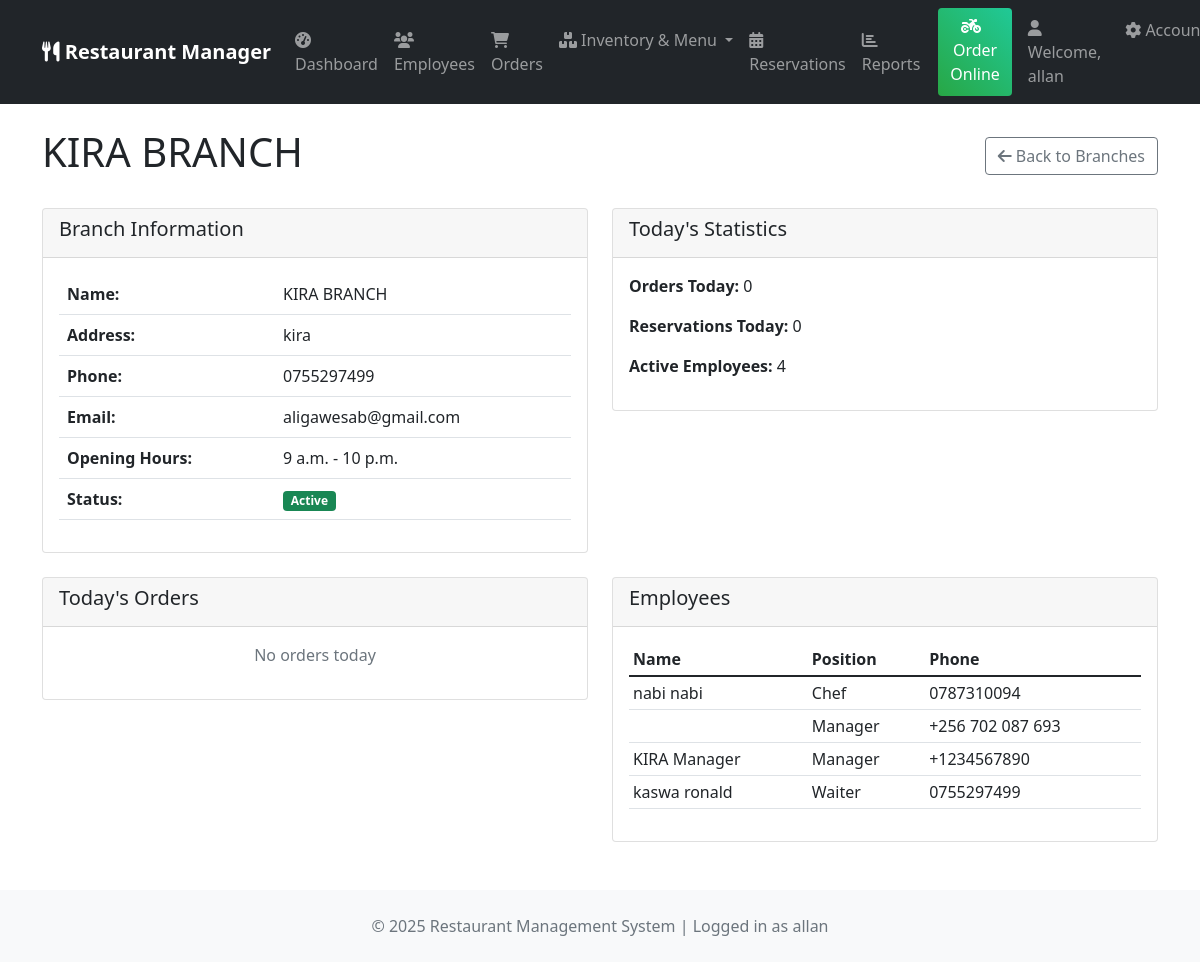
The page /branches/3/ (signed in) on the database its author committed.
### core/models.py (models this page shows, shortened)
class Branch(models.Model):
    name = models.CharField(max_length=200)
    address = models.TextField()
    phone = models.CharField(max_length=20)
    email = models.EmailField()
    opening_time = models.TimeField()
    closing_time = models.TimeField()
    is_active = models.BooleanField(default=True)
    manager = models.ForeignKey('Employee', on_delete=models.SET_NULL, null=True, blank=True, related_name='managed_branches')

class Employee(models.Model):
    EMPLOYEE_TYPES = [
        ('manager', 'Manager'),
        ('chef', 'Chef'),
        ('waiter', 'Waiter'),
        ('cashier', 'Cashier'),
        ('cleaner', 'Cleaner'),
    ]
    user = models.OneToOneField(User, on_delete=models.CASCADE)
    employee_id = models.CharField(max_length=20, unique=True)
    employee_type = models.CharField(max_length=20, choices=EMPLOYEE_TYPES)
    phone = models.CharField(max_length=20)
    address = models.TextField()
    hire_date = models.DateField(auto_now_add=True)
    salary = models.DecimalField(max_digits=10, decimal_places=2)
    is_active = models.BooleanField(default=True)
    branch = models.ForeignKey(Branch, on_delete=models.CASCADE, null=True, blank=True)
    class Meta:
        ordering = ['branch', 'employee_type', 'user__first_name']
    def get_employee_type_display(self):
        return dict(self.EMPLOYEE_TYPES).get(self.employee_type, self.employee_type)

### core/views.py (the view)
# urls.py: path('branches/<int:pk>/', views.branch_detail, name='branch_detail'),
@login_required
def branch_detail(request, pk):
    branch = get_object_or_404(Branch, pk=pk)
    if hasattr(request.user, 'employee') and request.user.employee.branch != branch and not request.user.is_superuser:
        messages.error(request, "You don't have access to this branch")
        return redirect('core:dashboard')
    today = timezone.now().date()
    today_orders = Order.objects.filter(
        branch=branch,
        created_at__date=today
    )
    today_reservations = Reservation.objects.filter(
        branch=branch,
        reservation_date=today
    )
    employees = branch.employee_set.filter(is_active=True)
    today_revenue = today_orders.aggregate(total=Sum('total_amount'))['total'] or 0
    week_ago = today - timedelta(days=7)
    weekly_orders = Order.objects.filter(
        branch=branch,
        created_at__date__gte=week_ago
    )
    weekly_revenue = weekly_orders.aggregate(total=Sum('total_amount'))['total'] or 0
    popular_items = OrderItem.objects.filter(
        order__branch=branch,
        order__created_at__date__gte=week_ago
    ).values(
        'menu_item__name'
    ).annotate(
        total_sold=Sum('quantity')
    ).order_by('-total_sold')[:5]
    return render(request, 'core/branch_detail.html', {
        'branch': branch,
        'today_orders': today_orders,
        'today_reservations': today_reservations,
        'employees': employees,
        'today_revenue': today_revenue,
        'weekly_revenue': weekly_revenue,
        'popular_items': popular_items,
    })

### core/context_processors.py (called while the page is built)
def restaurant_info(request):
    try:
        restaurant = Restaurant.objects.first()
    except:
        restaurant = None
    return {
        'restaurant': restaurant
    }

### templates/core/branch_detail.html (shortened to what this page needs)
{% extends 'base.html' %}
{% block content %}
<div class="d-flex justify-content-between align-items-center mb-4">
    <h1>{{ branch.name }}</h1>
    <a href="{% url 'core:branch_list' %}" class="btn btn-outline-secondary">
        <i class="fas fa-arrow-left"></i> Back to Branches
    </a>
</div>
<div class="row">
    <div class="col-md-6">
        <div class="card">
            <div class="card-header">
                <h5>Branch Information</h5>
            </div>
            <div class="card-body">
                <table class="table">
                    <tr>
                        <th>Name:</th>
                        <td>{{ branch.name }}</td>
                    </tr>
                    <tr>
                        <th>Address:</th>
                        <td>{{ branch.address }}</td>
                    </tr>
                    <tr>
                        <th>Phone:</th>
                        <td>{{ branch.phone }}</td>
                    </tr>
                    <tr>
                        <th>Email:</th>
                        <td>{{ branch.email }}</td>
                    </tr>
                    <tr>
                        <th>Opening Hours:</th>
                        <td>{{ branch.opening_time }} - {{ branch.closing_time }}</td>
                    </tr>
                    <tr>
                        <th>Status:</th>
                        <td>
                            {% if branch.is_active %}
                                <span class="badge bg-success">Active</span>
                            {% else %}
                                <span class="badge bg-danger">Inactive</span>
                            {% endif %}
                        </td>
                    </tr>
                </table>
            </div>
        </div>
    </div>
    <div class="col-md-6">
        <div class="card">
            <div class="card-header">
                <h5>Today's Statistics</h5>
            </div>
            <div class="card-body">
                <p><strong>Orders Today:</strong> {{ today_orders.count }}</p>
                <p><strong>Reservations Today:</strong> {{ today_reservations.count }}</p>
                <p><strong>Active Employees:</strong> {{ employees.count }}</p>
            </div>
        </div>
    </div>
</div>
<div class="row mt-4">
    <div class="col-md-6">
        <div class="card">
            <div class="card-header">
                <h5>Today's Orders</h5>
            </div>
            <div class="card-body">
                {% if today_orders %}
                <div class="table-responsive">
                    <table class="table table-sm">
                        <thead>
                            <tr>
                                <th>Order #</th>
                                <th>Customer</th>
                                <th>Status</th>
                                <th>Amount</th>
                            </tr>
                        </thead>
                        <tbody>
                            {% for order in today_orders %}
                            <tr>
                                <td>{{ order.order_number }}</td>
                                <td>{{ order.customer.name }}</td>
                                <td>
                                    <span class="badge bg-{% if order.status == 'pending' %}warning{% elif order.status == 'confirmed' %}info{% elif order.status == 'served' %}success{% else %}secondary{% endif %}">
                                        {{ order.get_status_display }}
                                    </span>
                                </td>
                                <td>₹{{ order.total_amount }}</td>
                            </tr>
                            {% endfor %}
                        </tbody>
                    </table>
                </div>
                {% else %}
                <p class="text-muted text-center">No orders today</p>
                {% endif %}
            </div>
        </div>
    </div>
    <div class="col-md-6">
        <div class="card">
            <div class="card-header">
                <h5>Employees</h5>
            </div>
            <div class="card-body">
                {% if employees %}
                <div class="table-responsive">
                    <table class="table table-sm">
                        <thead>
                            <tr>
                                <th>Name</th>
                                <th>Position</th>
                                <th>Phone</th>
                            </tr>
                        </thead>
                        <tbody>
                            {% for employee in employees %}
                            <tr>
                                <td>{{ employee.user.get_full_name }}</td>
                                <td>{{ employee.get_employee_type_display }}</td>
                                <td>{{ employee.phone }}</td>
                            </tr>
                            {% endfor %}
                        </tbody>
                    </table>
                </div>
                {% else %}
                <p class="text-muted text-center">No employees assigned</p>
                {% endif %}
            </div>
        </div>
    </div>
</div>
{% endblock %}

### templates/base.html (shortened to what this page needs)
<!DOCTYPE html>
<html lang="en">
<head>
    <link href="https://cdn.jsdelivr.net/npm/bootstrap@5.1.3/dist/css/bootstrap.min.css" rel="stylesheet">
    <link href="https://cdnjs.cloudflare.com/ajax/libs/font-awesome/6.0.0/css/all.min.css" rel="stylesheet">
</head>
<body>
    <nav class="navbar navbar-expand-lg navbar-dark bg-dark">
        <div class="container">
            <a class="navbar-brand" href="{% url 'core:dashboard' %}">
                <i class="fas fa-utensils"></i>
                {% if restaurant %}
                    {{ restaurant.name }} Manager
                {% else %}
                    Restaurant Manager
                {% endif %}
            </a>
            <div class="collapse navbar-collapse" id="navbarNav">
                <ul class="navbar-nav me-auto">
                    {% if user.is_authenticated %}
                    <li class="nav-item">
                        <a class="nav-link" href="{% url 'core:dashboard' %}">
                            <i class="fas fa-tachometer-alt"></i> Dashboard
                        </a>
                    </li>
                    <li class="nav-item">
                        <a class="nav-link" href="{% url 'core:employee_list' %}">
                            <i class="fas fa-users"></i> Employees
                        </a>
                    </li>
                    <li class="nav-item">
                        <a class="nav-link" href="{% url 'orders:order_list' %}">
                            <i class="fas fa-shopping-cart"></i> Orders
                        </a>
                    </li>
                    <li class="nav-item dropdown">
                        <a class="nav-link dropdown-toggle" href="#" role="button" data-bs-toggle="dropdown">
                            <i class="fas fa-boxes"></i> Inventory & Menu
                        </a>
                    </li>
                    <li class="nav-item">
                        <a class="nav-link" href="{% url 'reservations:reservation_dashboard' %}">
                            <i class="fas fa-calendar-alt"></i> Reservations
                        </a>
                    </li>
                    <li class="nav-item">
                        <a class="nav-link" href="{% url 'reports:reports_dashboard' %}">
                            <i class="fas fa-chart-bar"></i> Reports
                        </a>
                    </li>
                    {% endif %}
                </ul>
                <div class="navbar-nav">
                    <a class="btn btn-success online-order-btn me-3" href="{% url 'orders:online_order' %}">
                        <i class="fas fa-motorcycle me-2"></i>Order Online
                    </a>
                    {% if user.is_authenticated %}
                        <span class="navbar-text me-3">
                            <i class="fas fa-user"></i> Welcome, {{ user.get_full_name|default:user.username }}
                        </span>
                        <div class="nav-item dropdown">
                            <a class="nav-link dropdown-toggle" href="#" role="button" data-bs-toggle="dropdown">
                                <i class="fas fa-cog"></i> Account
                            </a>
                        </div>
                    {% else %}
                        <a class="nav-link" href="{% url 'login' %}">
                            <i class="fas fa-sign-in-alt"></i> Login
                        </a>
                    {% endif %}
                </div>
            </div>
        </div>
    </nav>
    <div class="container mt-4">
        {% block content %}
        {% endblock %}
    </div>
    <footer class="mt-5 py-4 bg-light">
        <div class="container text-center">
            <p class="text-muted mb-0">
                &copy; {% now "Y" %} Restaurant Management System
                {% if user.is_authenticated %}
                | Logged in as {{ user.username }}
                {% endif %}
            </p>
        </div>
    </footer>
</body>
</html>

### templates/base.html (style rules this page uses)
.navbar-brand { font-weight: 600; }
.navbar-nav .nav-link { padding: 8px 15px; margin: 2px 0; border-radius: 5px; transition: all 0.3s ease; }
.online-order-btn { background: linear-gradient(45deg, #28a745, #20c997); border: none; margin-left: 10px; }

### rows shown on the page
Branch: name "KIRA BRANCH", address "kira", phone "0755297499", email "aligawesab@gmail.com", opening_time "9 a.m.", closing_time "10 p.m."
Employee: user.get_full_name "nabi nabi", employee_type "Chef", phone "0787310094"
Employee: employee_type "Manager", phone "+256 702 087 693"
Employee: user.get_full_name "KIRA Manager", employee_type "Manager", phone "+1234567890"
Employee: user.get_full_name "kaswa ronald", employee_type "Waiter", phone "0755297499"

### other values the page prints
{{ user.get_full_name|default:user.username }} "allan"
{{ today_orders.count }} "0"
{{ today_reservations.count }} "0"
{{ employees.count }} "4"
{{ user.username }} "allan"
